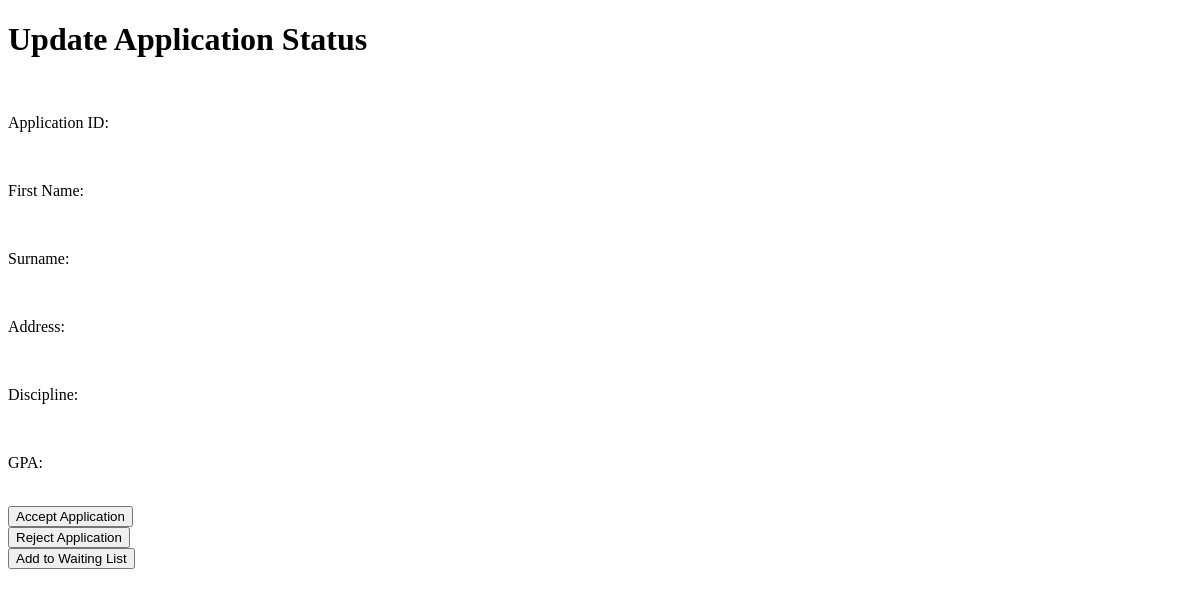
The app's page /update_application/24/, older data.
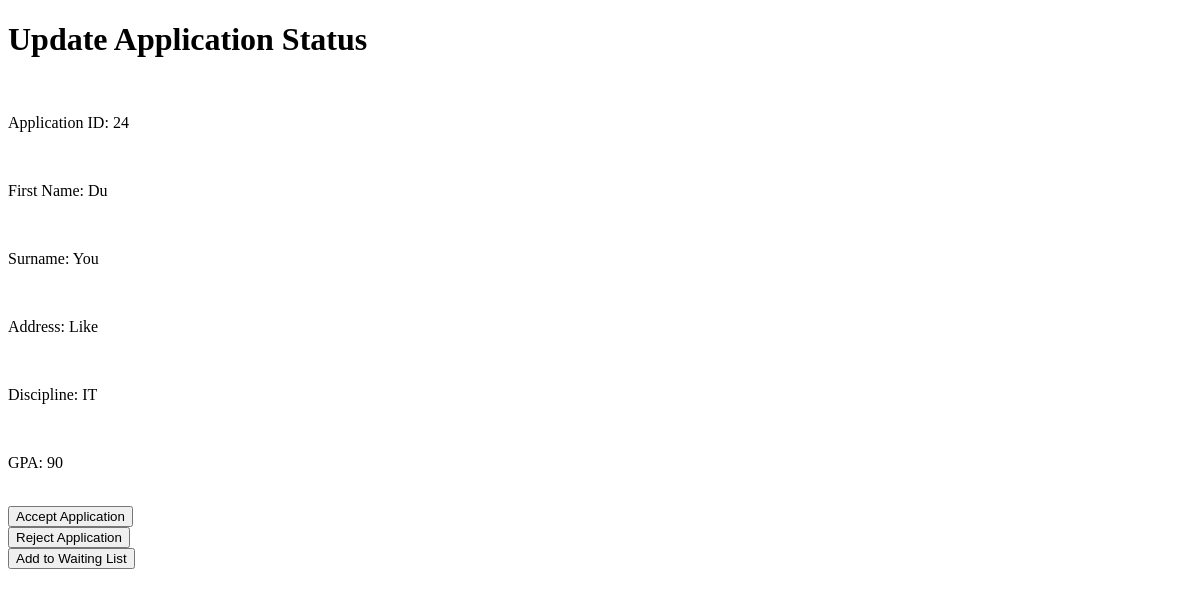
The same page, newer data.
### app.py (models this page shows)
class Forms(db.Model, UserMixin):
    form_id = db.Column(db.Integer, primary_key=True)
    firstname = db.Column(db.String(50), nullable=False)
    lastname = db.Column(db.String(50), nullable=False)
    address = db.Column(db.String(100), nullable=False)
    discipline = db.Column(db.String(50), nullable=False)
    gpa = db.Column(db.String(10), nullable=False)
    application_status = db.Column(db.String(20), nullable=False)
    user_id = db.Column(db.Integer, nullable=False)

### app.py (the view)
@app.route('/update_application/<form_id>/', methods=('GET', 'POST'))
def update_application(form_id):
    applicant = Forms.query.get(form_id)
    return render_template('update_application.html',applicant=applicant)

### templates/update_application.html (shortened to what this page needs)
<!DOCTYPE html>
<html lang="en">
<head>
</head>
<body>
    <h1>Update Application Status</h1><br>
    <p>Application ID: {{applicant.form_id}}</p><br>
    <p>First Name: {{applicant.firstname}}</p><br>
    <p>Surname: {{applicant.lastname}}</p><br>
    <p>Address: {{applicant.address}}</p><br>
    <p>Discipline: {{applicant.discipline}}</p><br>
    <p>GPA: {{applicant.gpa}}</p><br>
     <form action="{{url_for('application_updated',form_id = applicant.form_id,application_status='Accepted')}}" method="POST">
        <input type = "submit" value = "Accept Application" />
     </form>
     <form action="{{url_for('application_updated',form_id = applicant.form_id,application_status='Rejected')}}" method="POST">
        <input type = "submit" value = "Reject Application" />
     </form>
     <form action="{{url_for('application_updated',form_id = applicant.form_id,application_status='Waiting List')}}" method="POST">
        <input type = "submit" value = "Add to Waiting List" />
     </form>
</body>
</html>

Row changes from the older to the newer data that the page shows:
added Forms: form_id "24", firstname "Du", lastname "You", address "Like", discipline "IT", gpa "90"
